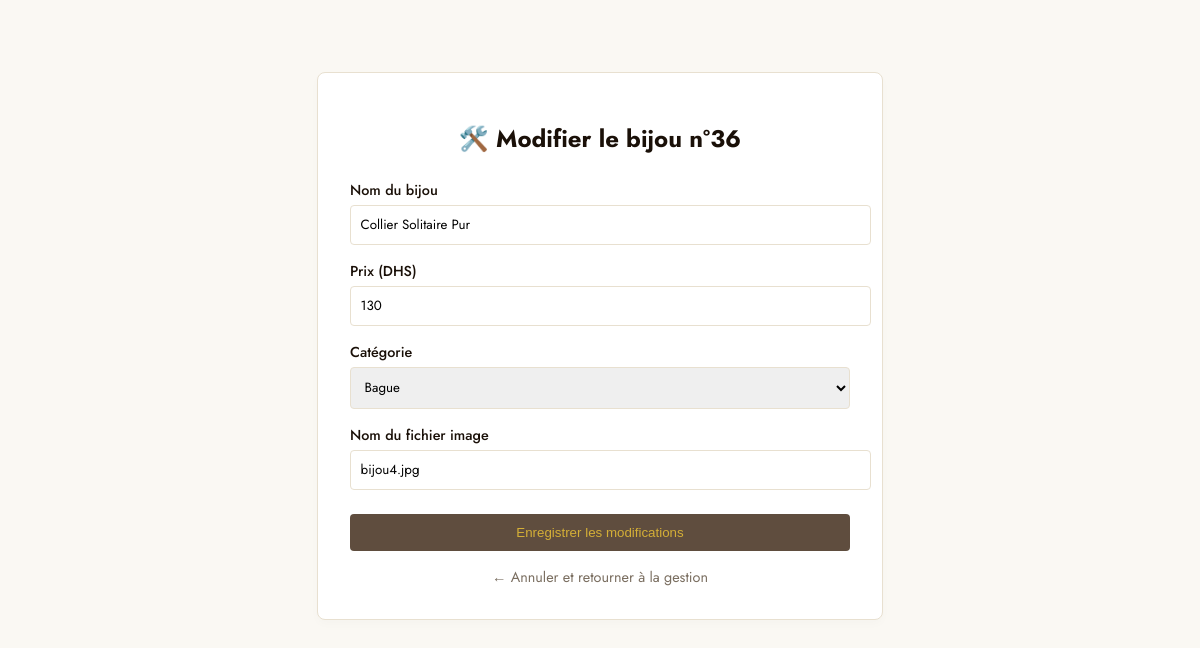
Screenshot of /modifier.php?id=36 (signed in) with the database file from the repository.
### tables this page shows
CREATE TABLE `produits` (
  `id` int(11) NOT NULL,
  `nom` varchar(100) NOT NULL,
  `prix` varchar(50) NOT NULL,
  `image` varchar(150) NOT NULL,
  `categorie` varchar(50) NOT NULL
);

### modifier.php (the view, shortened to what this page needs)
<?php
include 'CNX.php';
if (isset($_GET['id']) && !empty($_GET['id'])) {
    $id = intval($_GET['id']);
    $req = $bdd->prepare("SELECT * FROM produits WHERE id = ?");
    $req->execute([$id]);
    $produit = $req->fetch();
} else {
    die(" ID de produit manquant !");
}
?>
<!DOCTYPE html>
<html lang="fr">
<head>
</head>
<body>
    <div class="form-container">
        <h1>🛠️ Modifier le bijou n°<?php echo $produit['id']; ?></h1>
        <form action="modifier.php?id=<?php echo $id; ?>" method="POST">
            <label for="nom">Nom du bijou</label>
            <input type="text" name="nom" id="nom" required value="<?php echo htmlspecialchars($produit['nom']); ?>">
            <label for="prix">Prix (DHS)</label>
            <input type="number" name="prix" id="prix" required value="<?php echo htmlspecialchars($produit['prix']); ?>">
            <label for="categorie">Catégorie</label>
            <select name="categorie" id="categorie" required>
                <option value="Bague" <?php if($produit['categorie'] == 'Bague') echo 'selected'; ?>>Bague</option>
            </select>
            <label for="image">Nom du fichier image</label>
            <input type="text" name="image" id="image" required value="<?php echo htmlspecialchars($produit['image']); ?>">
            <button type="submit" class="btn-submit">Enregistrer les modifications</button>
        </form>
        <a href="admin.php" class="back-link">← Annuler et retourner à la gestion</a>
    </div>
</body>
</html>

### modifier.php (style rules this page uses)
body { font-family: 'Jost', sans-serif; background: #FAF8F3; padding: 2rem; color: #1A1008; }
.form-container { max-width: 500px; margin: 2rem auto; background: white; padding: 2rem; border-radius: 8px; border: 1px solid #E8E0D0; box-shadow: 0 4px 10px rgba(0,0,0,0.02); }
h1 { font-size: 1.5rem; text-align: center; margin-bottom: 1.5rem; }
label { display: block; margin-top: 1rem; font-size: 0.9rem; font-weight: 500; }
input, select { width: 100%; padding: 0.6rem; margin-top: 0.3rem; border: 1px solid #E8E0D0; border-radius: 4px; font-family: 'Jost', sans-serif; }
.btn-submit { background: #5f4d3e; color: #D4AF37; border: none; margin-top: 1.5rem; width: 100%; padding: 0.7rem; cursor: pointer; font-weight: 500; transition: 0.2s; border-radius: 4px; }
.back-link { display: block; text-align: center; margin-top: 1rem; color: #7A6E60; text-decoration: none; font-size: 0.9rem; }

### rows the page displays
produits: id "36", nom "Collier Solitaire Pur", prix "130", image "bijou4.jpg"
